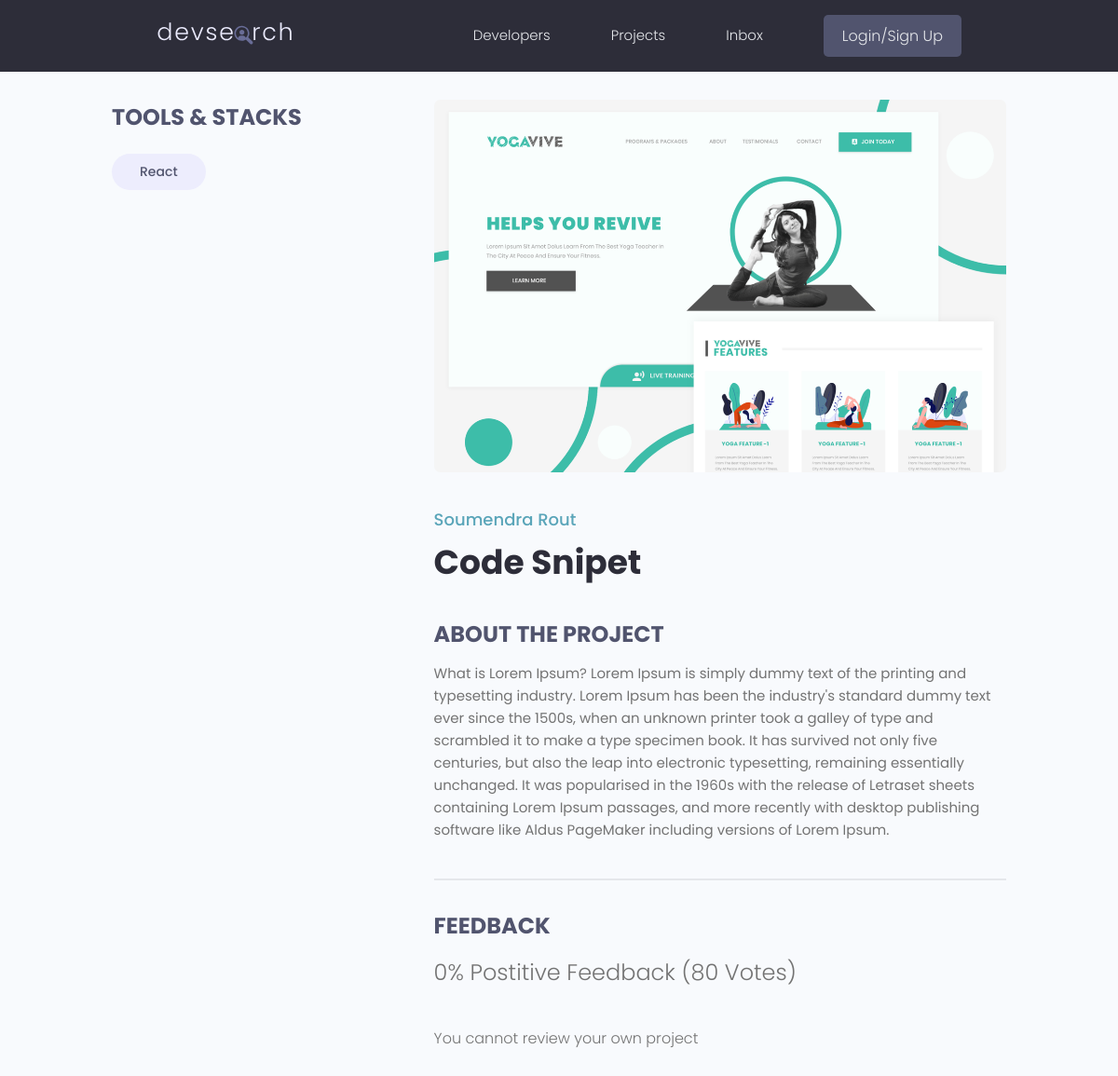
The app's page /projects/project/6775dd09-346c-4740-8813-2dfbe4da9ff4/, older data.
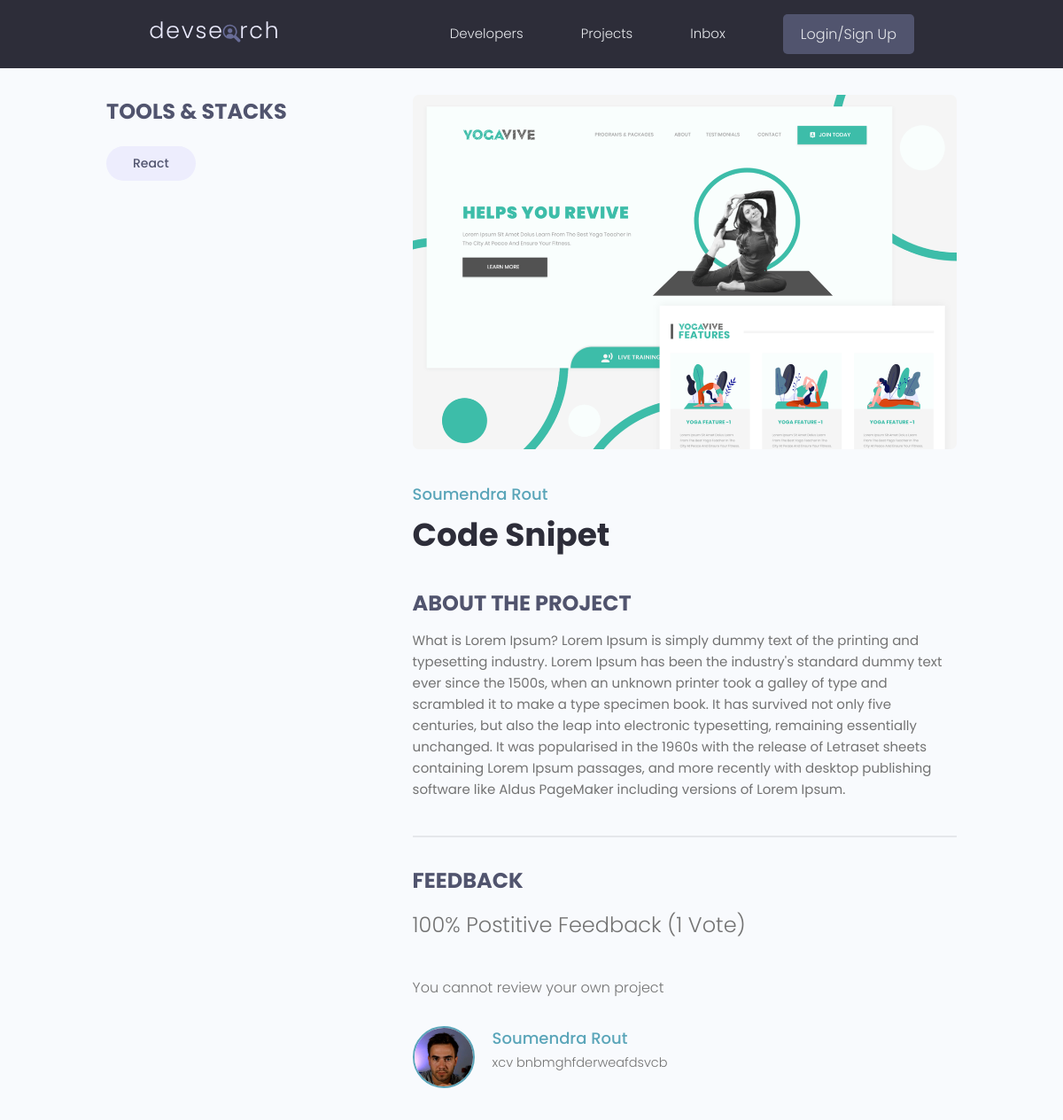
The same page, newer data.
### projects/models.py (models this page shows, shortened)
class Tag(models.Model):
    name = models.CharField(max_length=200)
    created = models.DateTimeField(auto_now_add=True)
    id = models.UUIDField(default=uuid.uuid4,unique=True,primary_key=True,editable=False)
    def __str__(self):
        return self.name

class Project(models.Model):
    owner = models.ForeignKey(Profile,on_delete=models.SET_NULL,null=True,blank=True)
    title = models.CharField(max_length=200)
    discription = models.TextField(null=True,blank=True)
    featured_image = models.ImageField(null=True,blank=True,default="default.jpg")
    demo_link = models.CharField(max_length=2000,null=True,blank=True)
    source_link = models.CharField(max_length=2000,null=True,blank=True)
    tag = models.ManyToManyField('Tag',blank=True)
    vote_total = models.IntegerField(default=0,null=True,blank=True)
    vote_ratio = models.IntegerField(default=0,null=True,blank=True)
    created = models.DateTimeField(auto_now_add=True)
    id = models.UUIDField(default=uuid.uuid4,unique=True,primary_key=True,editable=False)
    class Meta:
        ordering = ['-vote_ratio','-vote_total','title']
    @property
    def reviewers(self):
        queryset=self.review_set.all().values_list('owner__id',flat=True)
        return queryset

class Review(models.Model):
    vote_type = (
        ('up','Up Vote'),
        ('down','Down Vote')
    )
    owner = models.ForeignKey(Profile,on_delete=models.CASCADE,null=True)
    project = models.ForeignKey(Project,on_delete=models.CASCADE)
    body = models.TextField(null=True,blank=True)
    value = models.CharField(max_length=200,choices=vote_type)
    created = models.DateTimeField(auto_now_add=True)
    id = models.UUIDField(default=uuid.uuid4,unique=True,primary_key=True,editable=False)
    class Meta:
        unique_together = [['owner','project']]

### users/models.py (models this page shows, shortened)
class Profile(models.Model):
    user = models.OneToOneField(User,on_delete=models.CASCADE,null=True,blank=True)
    name = models.CharField(max_length=200,blank=True,null=True)
    email = models.EmailField(max_length=500, blank=True,null=True)
    username = models.CharField(max_length=200,blank=True,null=True)
    location = models.CharField(max_length=200,blank=True,null=True)
    short_intro = models.CharField(max_length=200,blank=True,null=True)
    bio = models.TextField(blank=True,null=True)
    profile_image = models.ImageField(null=True,blank=True,upload_to='profiles/',default='profiles/user-default.png')
    social_github = models.CharField(max_length=200,blank=True,null=True)
    social_twitter = models.CharField(max_length=200,blank=True,null=True)
    social_linkedin = models.CharField(max_length=200,blank=True,null=True)
    social_youtube = models.CharField(max_length=200,blank=True,null=True)
    social_website = models.CharField(max_length=200,blank=True,null=True)
    created = models.DateTimeField(auto_now_add=True)
    id = models.UUIDField(default=uuid.uuid4,unique=True,primary_key=True,editable=False)

### projects/views.py (the view, shortened to what this page needs)
# urls.py: path('project/<str:pk>/', project, name='project'),
def project(request,pk):
    projectObj = Project.objects.get(pk=pk)
    form = ReviewForm()
    tags = projectObj.tag.all()
    return render(request,'projects/single-project.html',{'projectObj':projectObj,'tags':tags,'form':form})

### projects/templates/projects/single-project.html (shortened to what this page needs)
{% extends 'main.html' %}
{% block content %}
  {% load static %}
  <main class="singleProject my-md">
    <div class="container">
      <div class="layout">
        <div class="column column--1of3">
          <h3 class="singleProject__subtitle">Tools & Stacks</h3>
          <div class="singleProject__toolStack">
            {% for tag in projectObj.tag.all %}
            <span class="tag tag--pill tag--sub tag--lg">
              <small>{{ tag }}</small>
            </span>
            {% endfor %}
          </div>
        </div>
        <div class="column column--2of3">
          <img class="singleProject__preview" src="{{ projectObj.featured_image.url }}" alt="portfolio thumbnail" />
          <a href="profile.html" class="singleProject__developer">{{projectObj.owner.name}}</a>
          <h2 class="singleProject__title">{{ projectObj.title }}</h2>
          <h3 class="singleProject__subtitle">About the Project</h3>
          <div class="singleProject__info">
            {{ projectObj.discription }}
          </div>
          <div class="comments">
            <h3 class="singleProject__subtitle">Feedback</h3>
            <h5 class="project--rating">
              {{ projectObj.vote_ratio}}% Postitive Feedback ({{ projectObj.vote_total }} Vote{{ projectObj.vote_total|pluralize:"s" }})
            </h5>
          {% if request.user.profile.id in projectObj.reviewers %}
            <p>You have already submitted your review</p>
          {% elif request.user.profile == project.owner %}
            <p>You cannot review your own project</p>
          {% else %}
            <a href="{% url 'login' %}?next={{ request.path }}">Please Login to leave a review</a>
          {% endif %}
            <div class="commentList">
              {% for review in projectObj.review_set.all %}
                {% if review.body %}
                  <div class="comment">
                    <a href="{% url 'user-profile' review.owner.id %}">
                      <img class="avatar avatar--md" src="{{ review.owner.profile_image.url }}" alt="user" />
                    </a>
                    <div class="comment__details">
                      <a href="{% url 'user-profile' review.owner.id %}" class="comment__author">
                        {{ review.owner.name }}
                      </a>
                      <p class="comment__info">{{ review.body|linebreaksbr }}</p>
                    </div>
                  </div>
                {% endif %}
              {% endfor %}
            </div>
          </div>
        </div>
      </div>
    </div>
  </main>
{% endblock content %}

Row changes from the older to the newer data that the page shows:
changed Project "Code Snipet": vote_ratio "0" → "100"; vote_total "80" → "1"
added Review: owner.profile_image (picture), owner.name "Soumendra Rout", body "xcv bnbmghfderweafdsvcb"
